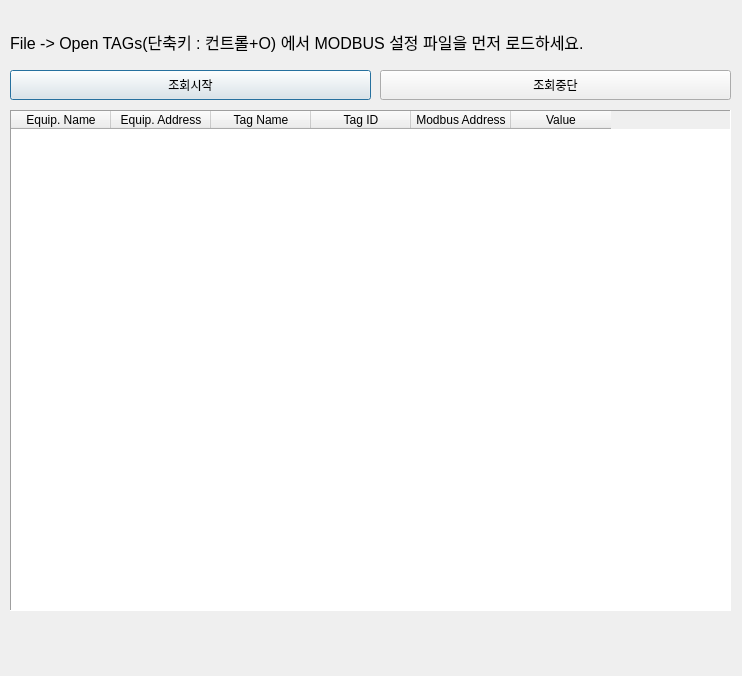
<?xml version="1.0" encoding="UTF-8"?>
<ui version="4.0">
 <class>Dialog</class>
 <widget class="QDialog" name="Dialog">
  <property name="geometry">
   <rect>
    <x>0</x>
    <y>0</y>
    <width>742</width>
    <height>676</height>
   </rect>
  </property>
  <property name="windowTitle">
   <string>Dialog</string>
  </property>
  <widget class="QTableWidget" name="modbustable">
   <property name="geometry">
    <rect>
     <x>10</x>
     <y>110</y>
     <width>721</width>
     <height>501</height>
    </rect>
   </property>
   <property name="frameShape">
    <enum>QFrame::Panel</enum>
   </property>
   <property name="editTriggers">
    <set>QAbstractItemView::NoEditTriggers</set>
   </property>
   <property name="showGrid">
    <bool>true</bool>
   </property>
   <property name="cornerButtonEnabled">
    <bool>true</bool>
   </property>
   <property name="rowCount">
    <number>0</number>
   </property>
   <column>
    <property name="text">
     <string>Equip. Name</string>
    </property>
   </column>
   <column>
    <property name="text">
     <string>Equip. Address</string>
    </property>
   </column>
   <column>
    <property name="text">
     <string>Tag Name</string>
    </property>
   </column>
   <column>
    <property name="text">
     <string>Tag ID</string>
    </property>
   </column>
   <column>
    <property name="text">
     <string>Modbus Address</string>
    </property>
   </column>
   <column>
    <property name="text">
     <string>Value</string>
    </property>
   </column>
  </widget>
  <widget class="QPushButton" name="pollbtn">
   <property name="geometry">
    <rect>
     <x>10</x>
     <y>70</y>
     <width>361</width>
     <height>30</height>
    </rect>
   </property>
   <property name="text">
    <string>조회시작</string>
   </property>
  </widget>
  <widget class="QLabel" name="statuslabel">
   <property name="geometry">
    <rect>
     <x>10</x>
     <y>21</y>
     <width>721</width>
     <height>41</height>
    </rect>
   </property>
   <property name="font">
    <font>
     <pointsize>12</pointsize>
    </font>
   </property>
   <property name="text">
    <string>File -&gt; Open TAGs(단축키 : 컨트롤+O) 에서 MODBUS 설정 파일을 먼저 로드하세요.</string>
   </property>
  </widget>
  <widget class="QPushButton" name="pollstopbtn">
   <property name="geometry">
    <rect>
     <x>380</x>
     <y>70</y>
     <width>351</width>
     <height>30</height>
    </rect>
   </property>
   <property name="text">
    <string>조회중단</string>
   </property>
  </widget>
 </widget>
 <resources/>
 <connections/>
</ui>
